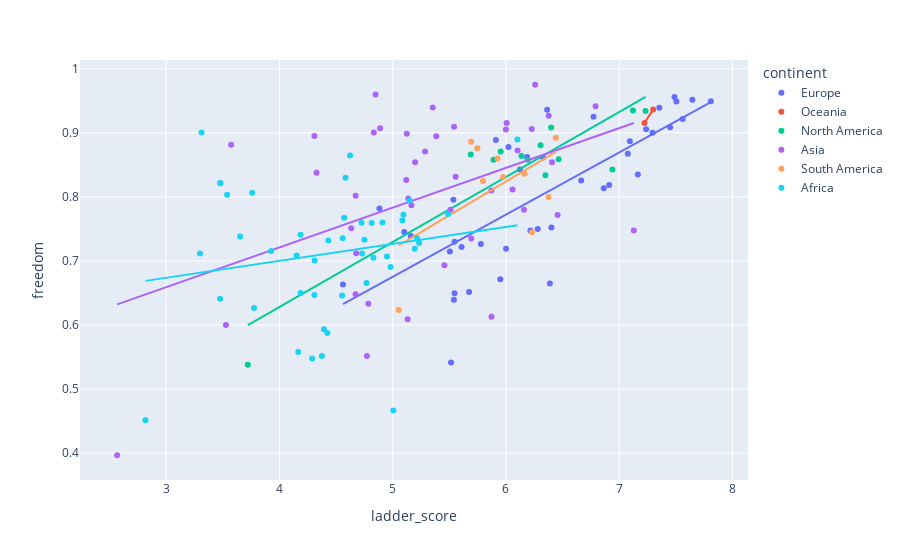

The notebook cell this image was saved under:
### Code cell
fig = px.scatter(twenty_twenty_data, x="ladder_score",y="freedom",color="continent",trendline="ols")
fig.show()

### Figure 1 — Plotly figure (JSON) as saved in the notebook; plotly's stock layout.template omitted (floating-point values rounded to 4 significant figures)
{"data": [{"hovertemplate": "continent=Europe<br>ladder_score=%{x}<br>freedom=%{y}<extra></extra>", "legendgroup": "Europe", "marker": {"color": "#636efa", "symbol": "circle"}, "mode": "markers", "name": "Europe", "orientation": "v", "showlegend": true, "type": "scatter", "x": [7.809, 7.646, 7.56, 7.504, 7.488, 7.449, 7.353, 7.294, 7.238, 7.165, 7.094, 7.076, 6.911, 6.864, 6.773, 6.664, 6.401, 6.387, 6.363, 6.325, 6.281, 6.215, 6.186, 6.124, 6.022, 6.0, 5.95, 5.911, 5.778, 5.674, 5.608, 5.546, 5.546, 5.54, 5.536, 5.515, 5.505, 5.16, 5.102, 4.883, 4.561], "xaxis": "x", "y": [0.9492, 0.9514, 0.9213, 0.9489, 0.9558, 0.9085, 0.9391, 0.9, 0.9056, 0.8347, 0.887, 0.8674, 0.8185, 0.8136, 0.9249, 0.8255, 0.752, 0.6647, 0.9361, 0.8615, 0.75, 0.7474, 0.8621, 0.8428, 0.8777, 0.719, 0.6712, 0.8887, 0.7265, 0.6514, 0.7216, 0.6496, 0.7299, 0.6392, 0.7953, 0.5413, 0.7148, 0.7388, 0.7452, 0.782, 0.6631], "yaxis": "y"}, {"hovertemplate": "<b>OLS trendline</b><br>freedom = 0.0970048 * ladder_score + 0.190287<br>R<sup>2</sup>=0.581445<br><br>continent=Europe<br>ladder_score=%{x}<br>freedom=%{y} <b>(trend)</b><extra></extra>", "legendgroup": "Europe", "marker": {"color": "#636efa", "symbol": "circle"}, "mode": "lines", "name": "Europe", "showlegend": false, "type": "scatter", "x": [4.561, 4.883, 5.102, 5.16, 5.505, 5.515, 5.536, 5.54, 5.546, 5.546, 5.608, 5.674, 5.778, 5.911, 5.95, 6.0, 6.022, 6.124, 6.186, 6.215, 6.281, 6.325, 6.363, 6.387, 6.401, 6.664, 6.773, 6.864, 6.911, 7.076, 7.094, 7.165, 7.238, 7.294, 7.353, 7.449, 7.488, 7.504, 7.56, 7.646, 7.809], "xaxis": "x", "y": [0.6327, 0.6639, 0.6852, 0.6908, 0.7243, 0.7253, 0.7273, 0.7277, 0.7283, 0.7283, 0.7342, 0.7407, 0.7508, 0.7637, 0.7675, 0.7724, 0.7744, 0.7843, 0.7904, 0.7932, 0.7995, 0.8039, 0.8076, 0.8099, 0.8112, 0.8367, 0.8473, 0.8561, 0.8607, 0.8767, 0.8784, 0.8853, 0.8924, 0.8979, 0.9036, 0.9129, 0.9167, 0.9183, 0.9236, 0.9319, 0.9478], "yaxis": "y"}, {"hovertemplate": "continent=Oceania<br>ladder_score=%{x}<br>freedom=%{y}<extra></extra>", "legendgroup": "Oceania", "marker": {"color": "#EF553B", "symbol": "circle"}, "mode": "markers", "name": "Oceania", "orientation": "v", "showlegend": true, "type": "scatter", "x": [7.3, 7.223], "xaxis": "x", "y": [0.9362, 0.9154], "yaxis": "y"}, {"hovertemplate": "<b>OLS trendline</b><br>freedom = 0.270647 * ladder_score + -1.03939<br>R<sup>2</sup>=1.000000<br><br>continent=Oceania<br>ladder_score=%{x}<br>freedom=%{y} <b>(trend)</b><extra></extra>", "legendgroup": "Oceania", "marker": {"color": "#EF553B", "symbol": "circle"}, "mode": "lines", "name": "Oceania", "showlegend": false, "type": "scatter", "x": [7.223, 7.3], "xaxis": "x", "y": [0.9154, 0.9362], "yaxis": "y"}, {"hovertemplate": "continent=North America<br>ladder_score=%{x}<br>freedom=%{y}<extra></extra>", "legendgroup": "North America", "marker": {"color": "#00cc96", "symbol": "circle"}, "mode": "markers", "name": "North America", "orientation": "v", "showlegend": true, "type": "scatter", "x": [7.232, 7.121, 6.94, 6.465, 6.399, 6.348, 6.305, 6.192, 6.137, 5.953, 5.89, 5.689, 3.721], "xaxis": "x", "y": [0.9339, 0.9347, 0.8426, 0.8587, 0.9081, 0.8338, 0.8804, 0.8579, 0.8639, 0.8706, 0.8581, 0.8662, 0.5378], "yaxis": "y"}, {"hovertemplate": "<b>OLS trendline</b><br>freedom = 0.101533 * ladder_score + 0.221875<br>R<sup>2</sup>=0.805295<br><br>continent=North America<br>ladder_score=%{x}<br>freedom=%{y} <b>(trend)</b><extra></extra>", "legendgroup": "North America", "marker": {"color": "#00cc96", "symbol": "circle"}, "mode": "lines", "name": "North America", "showlegend": false, "type": "scatter", "x": [3.721, 5.689, 5.89, 5.953, 6.137, 6.192, 6.305, 6.348, 6.399, 6.465, 6.94, 7.121, 7.232], "xaxis": "x", "y": [0.5997, 0.7995, 0.8199, 0.8263, 0.845, 0.8506, 0.862, 0.8664, 0.8716, 0.8783, 0.9265, 0.9449, 0.9562], "yaxis": "y"}, {"hovertemplate": "continent=Asia<br>ladder_score=%{x}<br>freedom=%{y}<extra></extra>", "legendgroup": "Asia", "marker": {"color": "#ab63fa", "symbol": "circle"}, "mode": "markers", "name": "Asia", "orientation": "v", "showlegend": true, "type": "scatter", "x": [7.129, 6.791, 6.455, 6.406, 6.377, 6.258, 6.227, 6.159, 6.102, 6.058, 6.006, 5.999, 5.872, 5.871, 5.693, 5.556, 5.542, 5.51, 5.456, 5.384, 5.353, 5.286, 5.198, 5.165, 5.137, 5.132, 5.124, 5.119, 4.889, 4.848, 4.833, 4.785, 4.772, 4.677, 4.673, 4.672, 4.633, 4.327, 4.308, 3.573, 3.527, 2.567], "xaxis": "x", "y": [0.7476, 0.9413, 0.7715, 0.8542, 0.9266, 0.975, 0.9059, 0.7799, 0.8724, 0.8116, 0.9155, 0.9051, 0.613, 0.81, 0.7348, 0.8314, 0.9094, 0.7798, 0.6934, 0.8946, 0.9396, 0.8706, 0.854, 0.7868, 0.7976, 0.6088, 0.8985, 0.8265, 0.9072, 0.9597, 0.9006, 0.6332, 0.5514, 0.712, 0.8016, 0.6479, 0.751, 0.8376, 0.8951, 0.8814, 0.5999, 0.3966], "yaxis": "y"}, {"hovertemplate": "<b>OLS trendline</b><br>freedom = 0.0620846 * ladder_score + 0.472804<br>R<sup>2</sup>=0.197749<br><br>continent=Asia<br>ladder_score=%{x}<br>freedom=%{y} <b>(trend)</b><extra></extra>", "legendgroup": "Asia", "marker": {"color": "#ab63fa", "symbol": "circle"}, "mode": "lines", "name": "Asia", "showlegend": false, "type": "scatter", "x": [2.567, 3.527, 3.573, 4.308, 4.327, 4.633, 4.672, 4.673, 4.677, 4.772, 4.785, 4.833, 4.848, 4.889, 5.119, 5.124, 5.132, 5.137, 5.165, 5.198, 5.286, 5.353, 5.384, 5.456, 5.51, 5.542, 5.556, 5.693, 5.871, 5.872, 5.999, 6.006, 6.058, 6.102, 6.159, 6.227, 6.258, 6.377, 6.406, 6.455, 6.791, 7.129], "xaxis": "x", "y": [0.6322, 0.6918, 0.6947, 0.7403, 0.7414, 0.7605, 0.7629, 0.7629, 0.7632, 0.769, 0.7699, 0.7728, 0.7738, 0.7763, 0.7906, 0.7909, 0.7914, 0.7917, 0.7935, 0.7955, 0.801, 0.8052, 0.8071, 0.8115, 0.8149, 0.8168, 0.8177, 0.8263, 0.8373, 0.8374, 0.8452, 0.8457, 0.8489, 0.8517, 0.8552, 0.8594, 0.8613, 0.8687, 0.8705, 0.8736, 0.8944, 0.9154], "yaxis": "y"}, {"hovertemplate": "continent=South America<br>ladder_score=%{x}<br>freedom=%{y}<extra></extra>", "legendgroup": "South America", "marker": {"color": "#FFA15A", "symbol": "circle"}, "mode": "markers", "name": "South America", "orientation": "v", "showlegend": true, "type": "scatter", "x": [6.44, 6.376, 6.228, 6.163, 5.975, 5.925, 5.797, 5.747, 5.692, 5.053], "xaxis": "x", "y": [0.8924, 0.7998, 0.7449, 0.8362, 0.8311, 0.8598, 0.8248, 0.8759, 0.8859, 0.6233], "yaxis": "y"}, {"hovertemplate": "<b>OLS trendline</b><br>freedom = 0.105293 * ladder_score + 0.191999<br>R<sup>2</sup>=0.276275<br><br>continent=South America<br>ladder_score=%{x}<br>freedom=%{y} <b>(trend)</b><extra></extra>", "legendgroup": "South America", "marker": {"color": "#FFA15A", "symbol": "circle"}, "mode": "lines", "name": "South America", "showlegend": false, "type": "scatter", "x": [5.053, 5.692, 5.747, 5.797, 5.925, 5.975, 6.163, 6.228, 6.376, 6.44], "xaxis": "x", "y": [0.7241, 0.7913, 0.7972, 0.8024, 0.8159, 0.8211, 0.841, 0.8478, 0.8633, 0.8701], "yaxis": "y"}, {"hovertemplate": "continent=Africa<br>ladder_score=%{x}<br>freedom=%{y}<extra></extra>", "legendgroup": "Africa", "marker": {"color": "#19d3f3", "symbol": "circle"}, "mode": "markers", "name": "Africa", "orientation": "v", "showlegend": true, "type": "scatter", "x": [6.101, 5.489, 5.233, 5.216, 5.194, 5.148, 5.095, 5.085, 5.005, 4.981, 4.949, 4.91, 4.829, 4.814, 4.769, 4.751, 4.729, 4.724, 4.624, 4.583, 4.571, 4.558, 4.553, 4.432, 4.423, 4.392, 4.375, 4.311, 4.308, 4.289, 4.187, 4.186, 4.166, 4.151, 3.926, 3.775, 3.759, 3.653, 3.538, 3.479, 3.476, 3.476, 3.312, 3.299, 2.817], "xaxis": "x", "y": [0.8895, 0.7732, 0.7279, 0.7352, 0.7191, 0.7948, 0.7721, 0.7631, 0.4666, 0.6906, 0.7068, 0.7598, 0.7048, 0.7593, 0.6656, 0.7332, 0.7116, 0.7596, 0.8645, 0.8297, 0.7675, 0.7353, 0.6458, 0.7317, 0.5873, 0.5934, 0.5515, 0.7008, 0.6468, 0.5476, 0.6498, 0.7408, 0.5576, 0.7084, 0.7153, 0.6264, 0.8065, 0.7381, 0.8032, 0.8213, 0.8215, 0.6409, 0.9006, 0.7115, 0.4513], "yaxis": "y"}, {"hovertemplate": "<b>OLS trendline</b><br>freedom = 0.0264889 * ladder_score + 0.59421<br>R<sup>2</sup>=0.031721<br><br>continent=Africa<br>ladder_score=%{x}<br>freedom=%{y} <b>(trend)</b><extra></extra>", "legendgroup": "Africa", "marker": {"color": "#19d3f3", "symbol": "circle"}, "mode": "lines", "name": "Africa", "showlegend": false, "type": "scatter", "x": [2.817, 3.299, 3.312, 3.476, 3.476, 3.479, 3.538, 3.653, 3.759, 3.775, 3.926, 4.151, 4.166, 4.186, 4.187, 4.289, 4.308, 4.311, 4.375, 4.392, 4.423, 4.432, 4.553, 4.558, 4.571, 4.583, 4.624, 4.724, 4.729, 4.751, 4.769, 4.814, 4.829, 4.91, 4.949, 4.981, 5.005, 5.085, 5.095, 5.148, 5.194, 5.216, 5.233, 5.489, 6.101], "xaxis": "x", "y": [0.6688, 0.6816, 0.6819, 0.6863, 0.6863, 0.6864, 0.6879, 0.691, 0.6938, 0.6942, 0.6982, 0.7042, 0.7046, 0.7051, 0.7051, 0.7078, 0.7083, 0.7084, 0.7101, 0.7106, 0.7114, 0.7116, 0.7148, 0.7149, 0.7153, 0.7156, 0.7167, 0.7193, 0.7195, 0.72, 0.7205, 0.7217, 0.7221, 0.7243, 0.7253, 0.7261, 0.7268, 0.7289, 0.7292, 0.7306, 0.7318, 0.7324, 0.7328, 0.7396, 0.7558], "yaxis": "y"}], "layout": {"legend": {"title": {"text": "continent"}, "tracegroupgap": 0}, "margin": {"t": 60}, "xaxis": {"anchor": "y", "domain": [0, 1], "title": {"text": "ladder_score"}}, "yaxis": {"anchor": "x", "domain": [0, 1], "title": {"text": "freedom"}}}}
